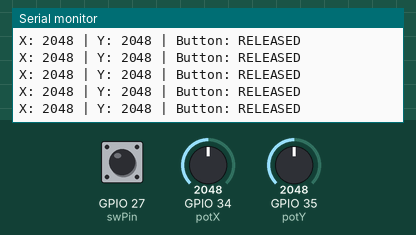
Simulated run of this sketch. Board: ESP32. On the bench: the last lines printed to the serial monitor. Inputs (shaded band) come from the test bench; at power-on: GPIO 34 (potX) = 2048, GPIO 35 (potY) = 2048, GPIO 27 (swPin) HIGH.

Above: at 1.2 s.
1.3 s: GPIO 34 (potX) set to 3466
At 1.56 s:
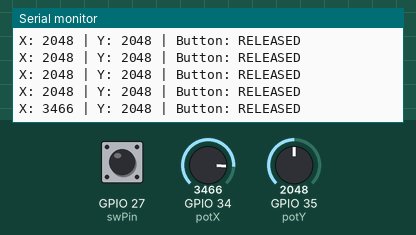
2.8 s: GPIO 34 (potX) set to 3533
At 2.96 s:
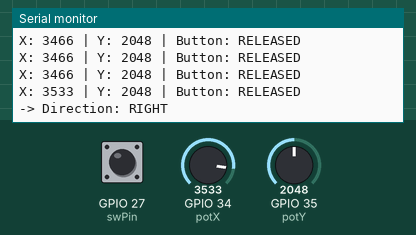
4.5 s: GPIO 35 (potY) set to 3441
At 4.57 s:
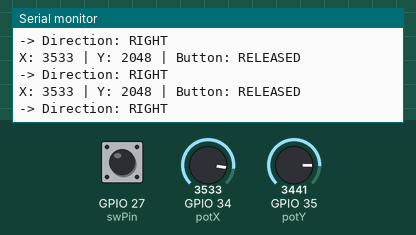
6.0 s: GPIO 35 (potY) set to 3531
At 6.17 s:
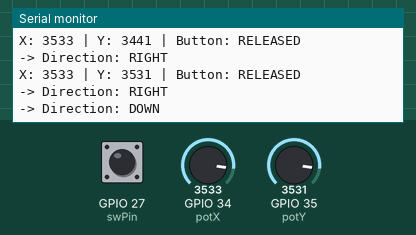
Timing chart, 0 to 9.0 s (numbered marks = the images above; inputs shaded):
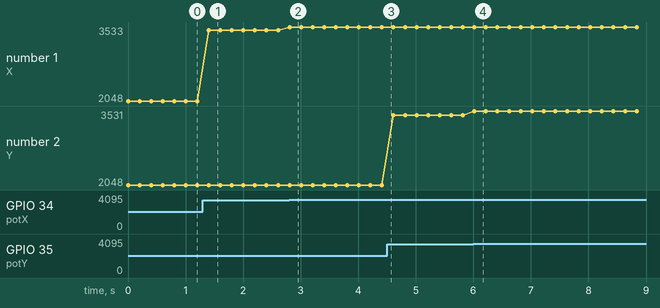

Measured:
- the behaviour switches between 3500 and 3501 on GPIO 34 (potX) (found by bisection; images 1 and 2)
- the behaviour switches between 3500 and 3501 on GPIO 35 (potY) (found by bisection; images 3 and 4)
- after the input at 1.3 s, the serial monitor: prints a new line after 0.10 s (image 1)
- after the input at 2.8 s, the serial monitor: prints a new line at once (image 2)
- after the input at 6.0 s, the serial monitor: prints a new line at once (image 4)
- plotted number 1: 2048 → 3466 after the input at 1.3 s, 3466 → 3533 after the input at 2.8 s
- plotted number 2: 2048 → 3441 after the input at 4.5 s, 3441 → 3531 after the input at 6.0 s

The sketch:

joy_test_transmitter.ino
```cpp
// Pin Definitions
const int potX = 34; // VRx connected to GPIO 34
const int potY = 35; // VRy connected to GPIO 35
const int swPin = 27; // SW connected to GPIO 32

void setup() {
  Serial.begin(115200);

  // The switch pin needs a pull-up resistor because joysticks
  // usually connect to GND when pressed.
  pinMode(swPin, INPUT_PULLUP);
}

void loop() {
  // Read analog values (0 - 4095)
  int xValue = analogRead(potX);
  int yValue = analogRead(potY);

  // Read button state (0 = pressed, 1 = not pressed)
  int btnState = digitalRead(swPin);

  // Print raw values to Serial Monitor
  Serial.print("X: ");
  Serial.print(xValue);
  Serial.print(" | Y: ");
  Serial.print(yValue);
  Serial.print(" | Button: ");
  Serial.println(btnState == LOW ? "PRESSED" : "RELEASED");

  // Optional: Simple Direction Logic
  if (xValue < 500) Serial.println("-> Direction: LEFT");
  else if (xValue > 3500) Serial.println("-> Direction: RIGHT");

  if (yValue < 500) Serial.println("-> Direction: UP");
  else if (yValue > 3500) Serial.println("-> Direction: DOWN");

  delay(200); // Slow down the output for readability
}
```
